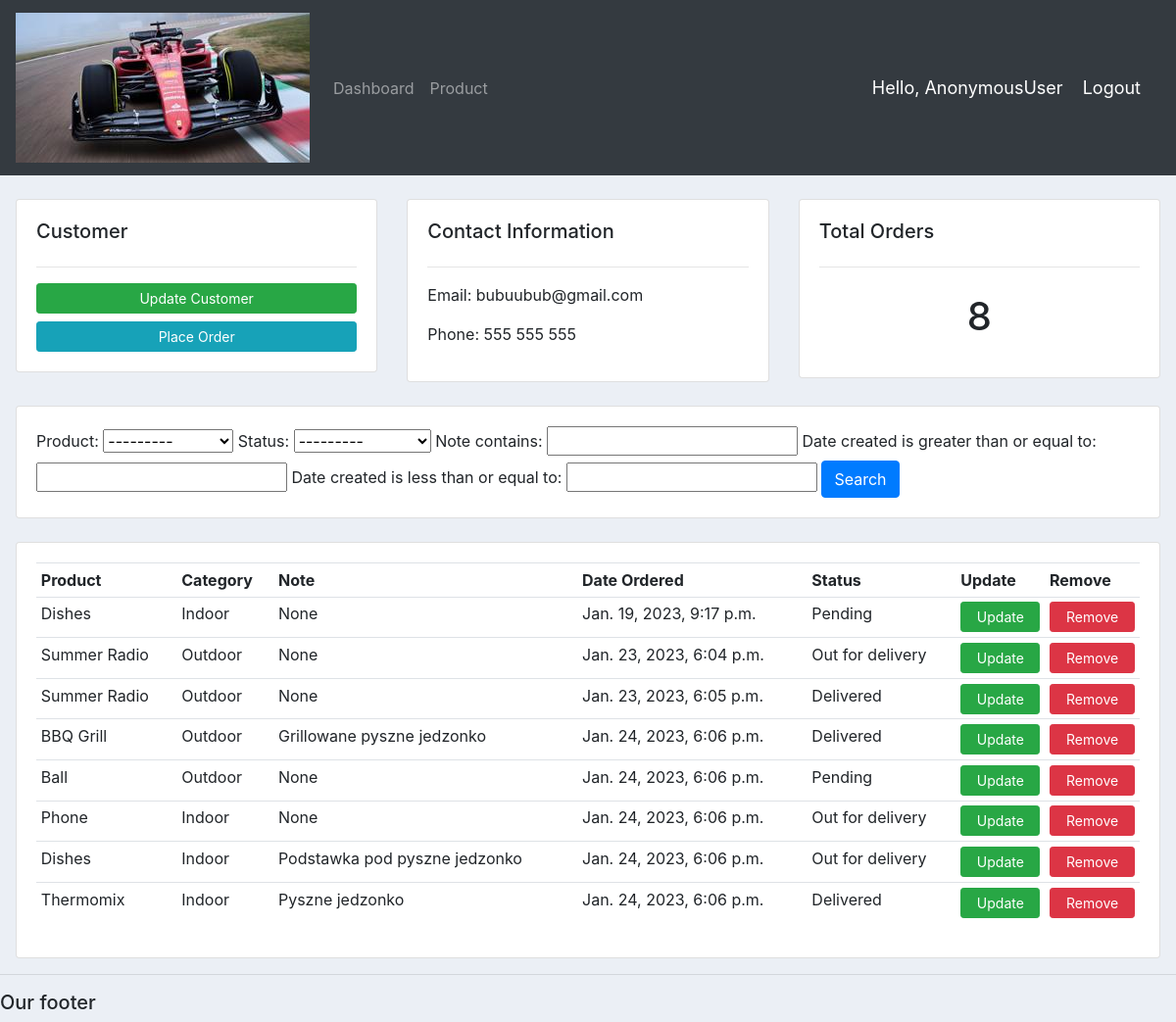
Screenshot of /customer/1 with the database file from the repository.
### accounts/models.py (models this page shows, shortened)
class Customer(models.Model):
    name = models.CharField(max_length=200, null=True)
    phone = models.CharField(max_length=200, null=True)
    email = models.CharField(max_length=200, null=True)
    date_created = models.DateTimeField(auto_now_add=True, null=True)

class Order(models.Model):
    STATUS = (
        ('Pending', 'Pending'), #(A,B) - A -> Value to be set, B -> value seen in the list
        ('Out for delivery', 'Out for delivery'),
        ('Delivered', 'Delivered'),
    )
    customer = models.ForeignKey(Customer, null=True, on_delete= models.SET_NULL)
    product = models.ForeignKey(Product, null=True, on_delete= models.SET_NULL)
    status = models.CharField(max_length=200, null=True, choices=STATUS)
    date_created = models.DateTimeField(auto_now_add=True, null=True)
    note = models.CharField(max_length=1000, null=True)

class Product(models.Model):
    CATEGORY = (
        ('Indoor', 'Indoor'),
        ('Outdoor', 'Outdoor'),
    )
    name = models.CharField(max_length=200, null=True)
    price = models.FloatField(null=True)
    category = models.CharField(max_length=200, null=True, choices=CATEGORY)
    description = models.CharField(max_length=200, null=True)
    tags = models.ManyToManyField(Tag)
    date_created = models.DateTimeField(auto_now_add=True, null=True)
    def __str__(self):
        return self.name

### accounts/views.py (the view)
# urls.py: path('customer/<str:pk>', views.customer, name="crm-customer"),
def customer(request, pk):
    customer = Customer.objects.get(id=pk)
    orders = customer.order_set.all()
    orders_count = orders.count()
    myFilter = OrderFilter(request.GET, queryset=orders)
    orders = myFilter.qs
    context = {
        'customer': customer,
        'orders': orders,
        'orders_count': orders_count,
        'myFilter': myFilter,
    }
    return render(request, 'accounts/customer.html', context)

### accounts/templates/accounts/customer.html
{% extends 'accounts/main.html' %}
{% block content %}
<br>
<div class="ml-3 mr-3">
    <div class="row">
        <div class="col-md">
            <div class="card card-body">
                <h5> Customer </h5>
                <hr>
                <a class="btn btn-success btn-sm btn-block" href="#"> Update Customer </a>
                <a class="btn btn-info btn-sm btn-block" href="{% url 'crm-create-order' customer.id %}"> Place Order </a>
            </div>
        </div>
        <div class="col-md">
            <div class="card card-body">
                <h5> Contact Information </h5>
                <hr>
                <p> Email: {{customer.email}}</p>
                <p> Phone: {{customer.phone}}</p>
            </div>
        </div>
        <div class="col-md">
            <div class="card card-body">
                <h5> Total Orders </h5>
                <hr>
                <h1 style="text-align: center; padding: 10px">{{ orders_count }}</h1>
            </div>
        </div>
    </div>
    <br>
    <div class="row">
        <div class="col">
            <div class="card card-body">
                <form action="" method="get">
                    {{myFilter.form}}
                    <button class="btn btn-primary" type="submit"> Search </button>
                </form>
            </div>
        </div>
    </div>
    <br>
    <div class="row">
        <div class="col-md">
            <div class="card card-body">
                <table class="table table-sm">
                    <tr>
                        <th>Product</th>
                        <th>Category</th>
                        <th>Note</th>
                        <th>Date Ordered</th>
                        <th>Status</th>
                        <th>Update</th>
                        <th>Remove</th>
                    </tr>
                    {% for order in orders %}
                    <tr>
                        <td> {{order.product}} </td>
                        <td> {{order.product.category}} </td>
                        <td> {{order.note}} </td>
                        <td> {{order.date_created}} </td>
                        <td> {{order.status}} </td>
                        <td> <a href="{% url 'crm-update-order' order.id %}" class="btn btn-success btn-sm btn-block"> Update </a></td>
                        <td> <a href="{% url 'crm-delete-order' order.id %}" class="btn btn-danger btn-sm btn-block"> Remove </a> </td>
                    </tr>
                    {% endfor %}
                </table>
            </div>
        </div>
    </div>
</div>
{% endblock %}

### static/css/main.css (style rules this page uses)
body { background-color: #ebeff5; }

### rows the page displays
Customer: email "bubuubub@gmail.com", phone "555 555 555"
Order: product "Dishes", product.category "Indoor", note "None", date_created "Jan. 19, 2023, 9:17 p.m.", status "Pending"
Order: product "Summer Radio", product.category "Outdoor", note "None", date_created "Jan. 23, 2023, 6:04 p.m.", status "Out for delivery"
Order: product "Summer Radio", product.category "Outdoor", note "None", date_created "Jan. 23, 2023, 6:05 p.m.", status "Delivered"
Order: product "BBQ Grill", product.category "Outdoor", note "Grillowane pyszne jedzonko", date_created "Jan. 24, 2023, 6:06 p.m.", status "Delivered"
Order: product "Ball", product.category "Outdoor", note "None", date_created "Jan. 24, 2023, 6:06 p.m.", status "Pending"
Order: product "Phone", product.category "Indoor", note "None", date_created "Jan. 24, 2023, 6:06 p.m.", status "Out for delivery"
Order: product "Dishes", product.category "Indoor", note "Podstawka pod pyszne jedzonko", date_created "Jan. 24, 2023, 6:06 p.m.", status "Out for delivery"
Order: product "Thermomix", product.category "Indoor", note "Pyszne jedzonko", date_created "Jan. 24, 2023, 6:06 p.m.", status "Delivered"

### other values shown
{{ request.user }} "AnonymousUser"
{{ orders_count }} "8"
